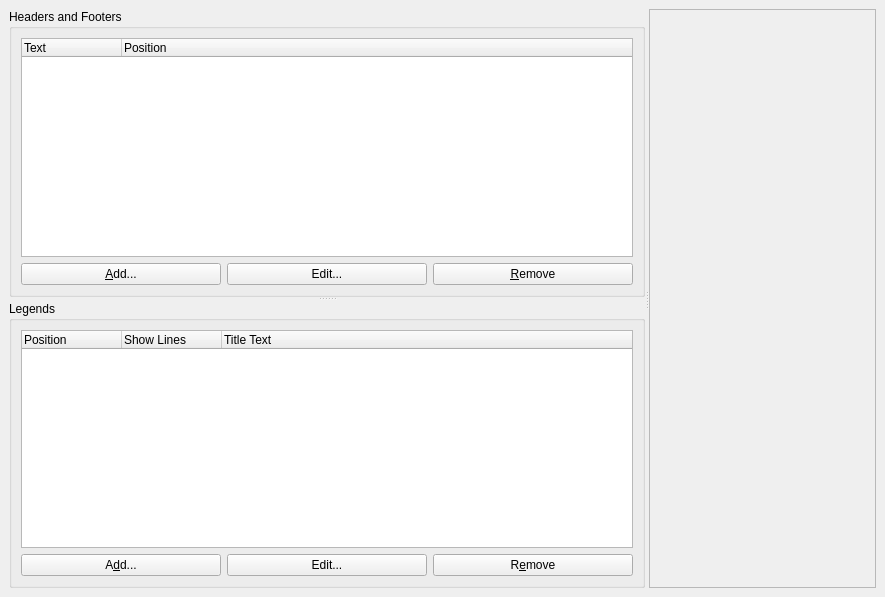
<ui version="4.0" >
 <author></author>
 <comment></comment>
 <exportmacro></exportmacro>
 <class>MainWindow</class>
 <widget class="QWidget" name="MainWindow" >
  <property name="geometry" >
   <rect>
    <x>0</x>
    <y>0</y>
    <width>885</width>
    <height>597</height>
   </rect>
  </property>
  <property name="windowTitle" >
   <string>Headers, Footers, and Legends</string>
  </property>
  <property name="windowIcon" >
   <iconset/>
  </property>
  <layout class="QVBoxLayout" >
   <property name="margin" >
    <number>9</number>
   </property>
   <property name="spacing" >
    <number>6</number>
   </property>
   <item>
    <widget class="QSplitter" name="" >
     <property name="orientation" >
      <enum>Qt::Horizontal</enum>
     </property>
     <widget class="QSplitter" name="" >
      <property name="orientation" >
       <enum>Qt::Vertical</enum>
      </property>
      <widget class="QGroupBox" name="groupBox" >
       <property name="title" >
        <string>Headers and Footers</string>
       </property>
       <layout class="QVBoxLayout" >
        <property name="margin" >
         <number>9</number>
        </property>
        <property name="spacing" >
         <number>6</number>
        </property>
        <item>
         <widget class="QTreeWidget" name="headersTV" >
          <column>
           <property name="text" >
            <string>Text</string>
           </property>
          </column>
          <column>
           <property name="text" >
            <string>Position</string>
           </property>
          </column>
         </widget>
        </item>
        <item>
         <layout class="QHBoxLayout" >
          <property name="margin" >
           <number>0</number>
          </property>
          <property name="spacing" >
           <number>6</number>
          </property>
          <item>
           <widget class="QPushButton" name="addHeaderPB" >
            <property name="text" >
             <string>&amp;Add...</string>
            </property>
           </widget>
          </item>
          <item>
           <widget class="QPushButton" name="editHeaderPB" >
            <property name="text" >
             <string>Edit...</string>
            </property>
           </widget>
          </item>
          <item>
           <widget class="QPushButton" name="removeHeaderPB" >
            <property name="text" >
             <string>&amp;Remove</string>
            </property>
           </widget>
          </item>
         </layout>
        </item>
       </layout>
      </widget>
      <widget class="QGroupBox" name="groupBox_2" >
       <property name="title" >
        <string>Legends</string>
       </property>
       <layout class="QVBoxLayout" >
        <property name="margin" >
         <number>9</number>
        </property>
        <property name="spacing" >
         <number>6</number>
        </property>
        <item>
         <widget class="QTreeWidget" name="legendsTV" >
          <column>
           <property name="text" >
            <string>Position</string>
           </property>
          </column>
          <column>
           <property name="text" >
            <string>Show Lines</string>
           </property>
          </column>
          <column>
           <property name="text" >
            <string>Title Text</string>
           </property>
          </column>
         </widget>
        </item>
        <item>
         <layout class="QHBoxLayout" >
          <property name="margin" >
           <number>0</number>
          </property>
          <property name="spacing" >
           <number>6</number>
          </property>
          <item>
           <widget class="QPushButton" name="addLegendPB" >
            <property name="text" >
             <string>A&amp;dd...</string>
            </property>
           </widget>
          </item>
          <item>
           <widget class="QPushButton" name="editLegendPB" >
            <property name="text" >
             <string>Edit...</string>
            </property>
           </widget>
          </item>
          <item>
           <widget class="QPushButton" name="removeLegendPB" >
            <property name="text" >
             <string>R&amp;emove</string>
            </property>
           </widget>
          </item>
         </layout>
        </item>
       </layout>
      </widget>
     </widget>
     <widget class="QFrame" name="chartFrame" >
      <property name="frameShape" >
       <enum>QFrame::StyledPanel</enum>
      </property>
      <property name="frameShadow" >
       <enum>QFrame::Raised</enum>
      </property>
     </widget>
    </widget>
   </item>
  </layout>
 </widget>
 <pixmapfunction></pixmapfunction>
 <resources>
  <include location="../HeaderFooter/BarChart" />
 </resources>
 <connections/>
</ui>
